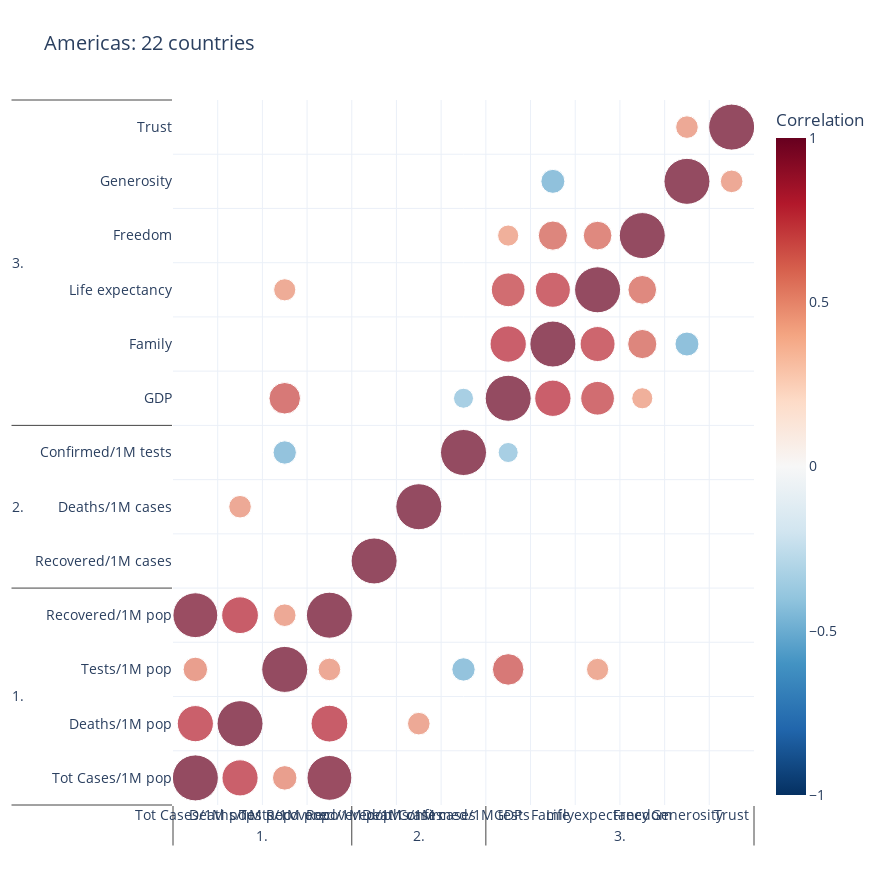
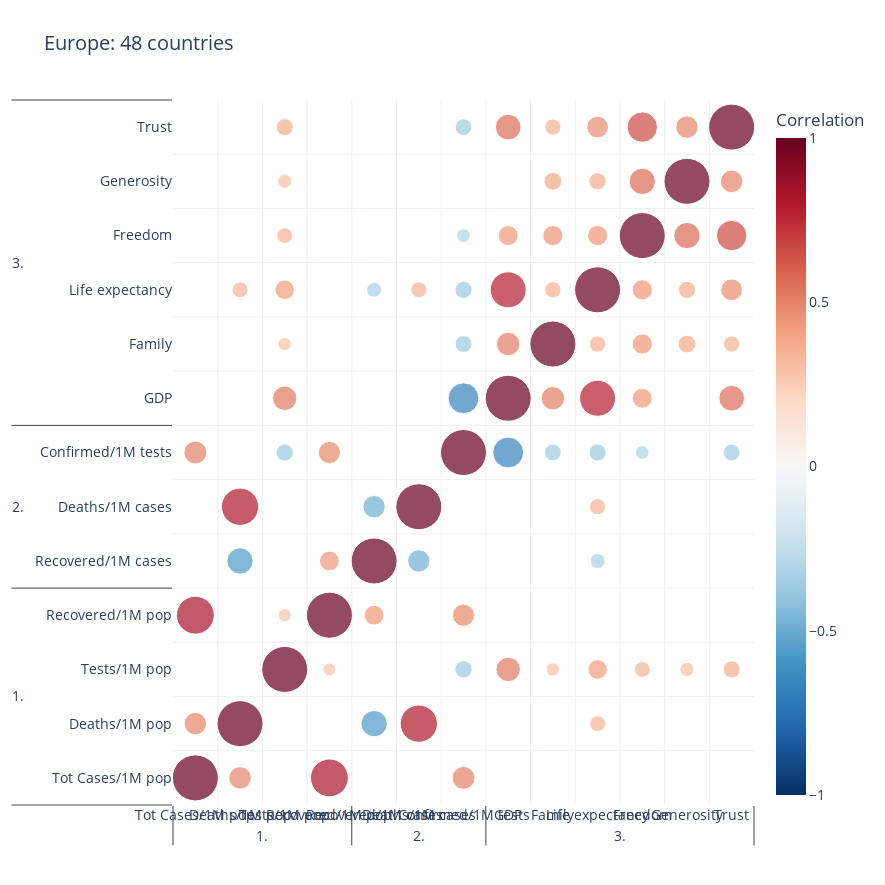
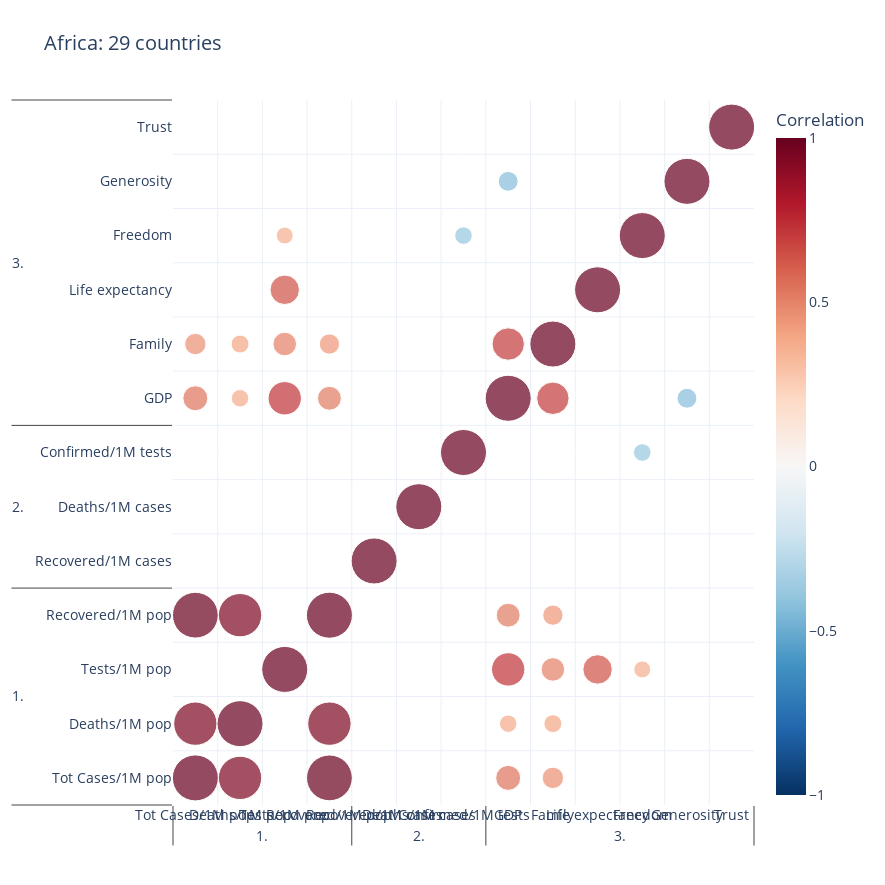

The code cell stored with these charts, in order, in its notebook:
### Code cell
for region in regions:
    regional = for_correlo[for_correlo["WHO Region"].isin([region])]
    fig = correlo(regional, to_use, 46, "RdBu_r", region + ": "+str(regional.shape[0])+ " countries", 
                  height=885, width= 885, fontsize=14, var_palette=var_palette)
    fig.show()

### Figure 1 — Plotly figure (JSON) as saved in the notebook; plotly's stock layout.template omitted (floating-point values rounded to 4 significant figures; data arrays with more than 128 entries replaced by an {"elided": "..."} marker saying what was removed)
{"data": [{"hoverinfo": "text", "hovertext": {"elided": "169 str values"}, "marker": {"cmid": 0, "color": {"elided": "169 float values"}, "colorbar": {"title": {"text": "Correlation"}}, "colorscale": [[0, "rgb(5,48,97)"], [0.1, "rgb(33,102,172)"], [0.2, "rgb(67,147,195)"], [0.3, "rgb(146,197,222)"], [0.4, "rgb(209,229,240)"], [0.5, "rgb(247,247,247)"], [0.6, "rgb(253,219,199)"], [0.7, "rgb(244,165,130)"], [0.8, "rgb(214,96,77)"], [0.9, "rgb(178,24,43)"], [1, "rgb(103,0,31)"]], "size": {"elided": "169 float values"}}, "mode": "markers", "type": "scatter", "x": {"elided": "2x169 str values"}, "y": {"elided": "2x169 str values"}}], "layout": {"font": {"size": 14}, "height": 885, "title": {"text": "Americas: 22 countries"}, "width": 885, "xaxis": {"range": [-0.5, 12.5], "showgrid": true, "ticklen": 0, "ticks": "outside", "tickson": "boundaries"}, "yaxis": {"range": [-0.5, 12.5], "showgrid": true, "ticklen": 0, "ticks": "outside", "tickson": "boundaries"}}}

### Figure 2 — Plotly figure (JSON) as saved in the notebook; plotly's stock layout.template omitted (floating-point values rounded to 4 significant figures; data arrays with more than 128 entries replaced by an {"elided": "..."} marker saying what was removed)
{"data": [{"hoverinfo": "text", "hovertext": {"elided": "169 str values"}, "marker": {"cmid": 0, "color": {"elided": "169 float values"}, "colorbar": {"title": {"text": "Correlation"}}, "colorscale": [[0, "rgb(5,48,97)"], [0.1, "rgb(33,102,172)"], [0.2, "rgb(67,147,195)"], [0.3, "rgb(146,197,222)"], [0.4, "rgb(209,229,240)"], [0.5, "rgb(247,247,247)"], [0.6, "rgb(253,219,199)"], [0.7, "rgb(244,165,130)"], [0.8, "rgb(214,96,77)"], [0.9, "rgb(178,24,43)"], [1, "rgb(103,0,31)"]], "size": {"elided": "169 float values"}}, "mode": "markers", "type": "scatter", "x": {"elided": "2x169 str values"}, "y": {"elided": "2x169 str values"}}], "layout": {"font": {"size": 14}, "height": 885, "title": {"text": "Europe: 48 countries"}, "width": 885, "xaxis": {"range": [-0.5, 12.5], "showgrid": true, "ticklen": 0, "ticks": "outside", "tickson": "boundaries"}, "yaxis": {"range": [-0.5, 12.5], "showgrid": true, "ticklen": 0, "ticks": "outside", "tickson": "boundaries"}}}

### Figure 3 — Plotly figure (JSON) as saved in the notebook; plotly's stock layout.template omitted (floating-point values rounded to 4 significant figures; data arrays with more than 128 entries replaced by an {"elided": "..."} marker saying what was removed)
{"data": [{"hoverinfo": "text", "hovertext": {"elided": "169 str values"}, "marker": {"cmid": 0, "color": {"elided": "169 float values"}, "colorbar": {"title": {"text": "Correlation"}}, "colorscale": [[0, "rgb(5,48,97)"], [0.1, "rgb(33,102,172)"], [0.2, "rgb(67,147,195)"], [0.3, "rgb(146,197,222)"], [0.4, "rgb(209,229,240)"], [0.5, "rgb(247,247,247)"], [0.6, "rgb(253,219,199)"], [0.7, "rgb(244,165,130)"], [0.8, "rgb(214,96,77)"], [0.9, "rgb(178,24,43)"], [1, "rgb(103,0,31)"]], "size": {"elided": "169 float values"}}, "mode": "markers", "type": "scatter", "x": {"elided": "2x169 str values"}, "y": {"elided": "2x169 str values"}}], "layout": {"font": {"size": 14}, "height": 885, "title": {"text": "Africa: 29 countries"}, "width": 885, "xaxis": {"range": [-0.5, 12.5], "showgrid": true, "ticklen": 0, "ticks": "outside", "tickson": "boundaries"}, "yaxis": {"range": [-0.5, 12.5], "showgrid": true, "ticklen": 0, "ticks": "outside", "tickson": "boundaries"}}}
